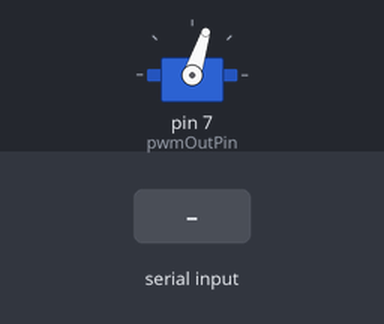
The sketch below on a simulated Arduino Uno, built with avr-gcc and run on an emulated ATmega328P. Shown: servo. Inputs (shaded band) come from the test bench.

Above: at 1.2 s.
1.3 s: "a" received over the second serial link
Timing chart, 0 to 4.3 s (numbered marks = the images above; inputs shaded):
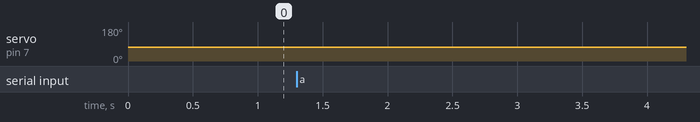

The sketch:

simpleSlave.ino
```cpp
#include <SoftwareSerial.h>
#include <Servo.h>
Servo MOTOR;
SoftwareSerial BTSerial(2, 3); // RX | TX
const int pwmOutPin = 7; // PWM output
int speedPercentage = 40; //range from 0 to 100
int motorValue;
char masterValue; // value from remote

char state = ' ';
void setup()
{
  // HC-06 default baud rate is 9600
  BTSerial.begin(9600);

  pinMode(pwmOutPin, OUTPUT);
  MOTOR.attach(pwmOutPin);
}

void loop()
{
  // Keep reading from HC-06 and send to Arduino Serial Monitor
  if (BTSerial.available()){
    masterValue = BTSerial.read();

    switch(masterValue){
    case 'b':
      speedPercentage = 40; //hard break
      break;
    case 'c':
      // cruise
      break;
    case 'a':
      if(speedPercentage < 100){
        speedPercentage++; //accelerate
      }
      break;
    case 'n':
      if(speedPercentage > 40){
        speedPercentage--; //softbreak
      }
      break;
    }
  }

  motorValue = map(speedPercentage,0,100,0,180);
  MOTOR.write(motorValue);
}
```

Measured:
- after the input at 1.3 s, servo on pin 7 (pwmOutPin): 72° → 73° at once
